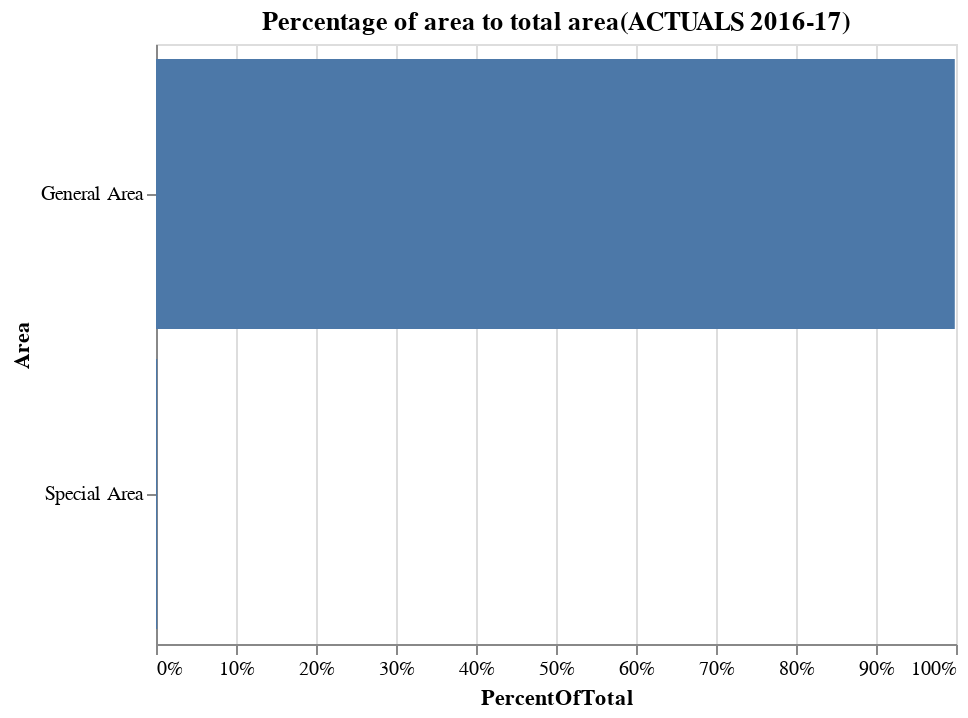

Write notebook code for a chart like this one.
### Code cell
alt.Chart(groupby_Area).mark_bar().encode(
    alt.X('PercentOfTotal:Q', axis=alt.Axis(format='.0%')),
    y='Area:N'
).transform_window(
    TotalArea='sum(ACTUALS_2016_17)',
    frame=[None, None]
).transform_calculate(
    PercentOfTotal="datum.ACTUALS_2016_17/datum.TotalArea"
).properties(
    title='Percentage of area to total area(ACTUALS 2016-17)'
).interactive()

### Figure 1 — Vega-Lite specification as saved in the notebook (floating-point values rounded to 4 significant figures)
{"$schema": "https://vega.github.io/schema/vega-lite/v2.6.0.json", "config": {"view": {"height": 300, "width": 400}}, "data": {"name": "data-01b9c309c27e1268fb9daca02e5d85c0"}, "datasets": {"data-01b9c309c27e1268fb9daca02e5d85c0": [{"#": 381371, "ACTUALS_2016_17": 5307000.0, "Area": "General Area", "BUDGET_2017_18": 8463000.0, "BUDGET_2018_19": 9066000.0, "Object Head": 0, "REVISED_2017_18": 7036000.0, "Voucher Head": 0}, {"#": 34045, "ACTUALS_2016_17": 8058.0, "Area": "Special Area", "BUDGET_2017_18": 10440.0, "BUDGET_2018_19": 1571.0, "Object Head": 0, "REVISED_2017_18": 3887.0, "Voucher Head": 0}]}, "encoding": {"x": {"axis": {"format": ".0%"}, "field": "PercentOfTotal", "type": "quantitative"}, "y": {"field": "Area", "type": "nominal"}}, "mark": "bar", "selection": {"selector007": {"bind": "scales", "encodings": ["x", "y"], "mark": {"fill": "#333", "fillOpacity": 0.125, "stroke": "white"}, "on": "[mousedown, window:mouseup] > window:mousemove!", "resolve": "global", "translate": "[mousedown, window:mouseup] > window:mousemove!", "type": "interval", "zoom": "wheel!"}}, "title": "Percentage of area to total area(ACTUALS 2016-17)", "transform": [{"frame": [null, null], "window": [{"as": "TotalArea", "field": "ACTUALS_2016_17", "op": "sum"}]}, {"as": "PercentOfTotal", "calculate": "datum.ACTUALS_2016_17/datum.TotalArea"}]}
